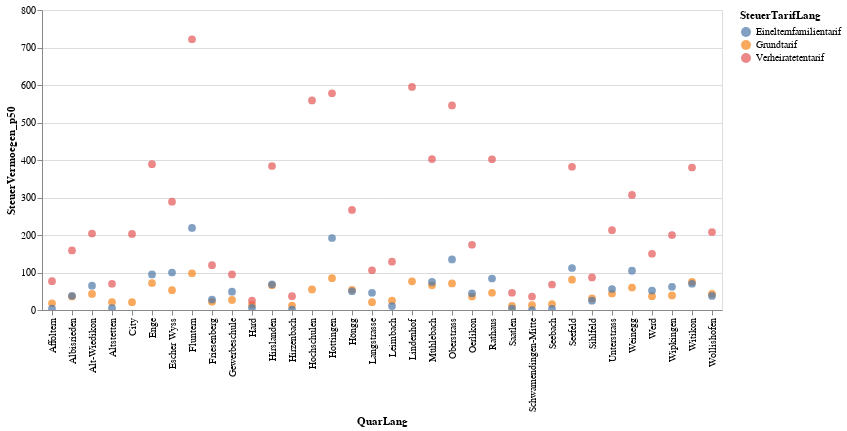

Notebook code cell kept with this figure:
### Code cell
alt.Chart(myGraph).mark_circle(size=60).encode(
    x='QuarLang',
    y='SteuerVermoegen_p50',
    color='SteuerTarifLang',
    tooltip=['SteuerJahr','QuarLang','SteuerVermoegen_p25', 'SteuerVermoegen_p50','SteuerVermoegen_p75']
).interactive() # this makes the axes interactive: now you can zoom & pan

### Figure 1 — Vega-Lite specification as saved in the notebook (floating-point values rounded to 4 significant figures)
{"config": {"view": {"continuousWidth": 400, "continuousHeight": 300}}, "data": {"name": "data-42491202dfcc8109569b6e2527bfa475"}, "mark": {"type": "circle", "size": 60}, "encoding": {"color": {"type": "nominal", "field": "SteuerTarifLang"}, "tooltip": [{"type": "temporal", "field": "SteuerJahr"}, {"type": "nominal", "field": "QuarLang"}, {"type": "quantitative", "field": "SteuerVermoegen_p25"}, {"type": "quantitative", "field": "SteuerVermoegen_p50"}, {"type": "quantitative", "field": "SteuerVermoegen_p75"}], "x": {"type": "nominal", "field": "QuarLang"}, "y": {"type": "quantitative", "field": "SteuerVermoegen_p50"}}, "selection": {"selector006": {"type": "interval", "bind": "scales", "encodings": ["x", "y"]}}, "$schema": "https://vega.github.io/schema/vega-lite/v4.8.1.json", "datasets": {"data-42491202dfcc8109569b6e2527bfa475": [{"SteuerJahr": "2018-01-01T00:00:00", "QuarSort": 11, "QuarLang": "Rathaus", "SteuerTarifSort": 0, "SteuerTarifLang": "Grundtarif", "SteuerVermoegen_p50": 46.0, "SteuerVermoegen_p25": 2.0, "SteuerVermoegen_p75": 280.0}, {"SteuerJahr": "2018-01-01T00:00:00", "QuarSort": 11, "QuarLang": "Rathaus", "SteuerTarifSort": 1, "SteuerTarifLang": "Verheiratetentarif", "SteuerVermoegen_p50": 402.0, "SteuerVermoegen_p25": 80.0, "SteuerVermoegen_p75": 1557.0}, {"SteuerJahr": "2018-01-01T00:00:00", "QuarSort": 11, "QuarLang": "Rathaus", "SteuerTarifSort": 2, "SteuerTarifLang": "Einelternfamilientarif", "SteuerVermoegen_p50": 84.0, "SteuerVermoegen_p25": 2.0, "SteuerVermoegen_p75": 554.0}, {"SteuerJahr": "2018-01-01T00:00:00", "QuarSort": 12, "QuarLang": "Hochschulen", "SteuerTarifSort": 0, "SteuerTarifLang": "Grundtarif", "SteuerVermoegen_p50": 55.0, "SteuerVermoegen_p25": 5.0, "SteuerVermoegen_p75": 311.0}, {"SteuerJahr": "2018-01-01T00:00:00", "QuarSort": 12, "QuarLang": "Hochschulen", "SteuerTarifSort": 1, "SteuerTarifLang": "Verheiratetentarif", "SteuerVermoegen_p50": 559.0, "SteuerVermoegen_p25": 174.5, "SteuerVermoegen_p75": 2045.0}, {"SteuerJahr": "2018-01-01T00:00:00", "QuarSort": 12, "QuarLang": "Hochschulen", "SteuerTarifSort": 2, "SteuerTarifLang": "Einelternfamilientarif", "SteuerVermoegen_p50": null, "SteuerVermoegen_p25": null, "SteuerVermoegen_p75": null}, {"SteuerJahr": "2018-01-01T00:00:00", "QuarSort": 13, "QuarLang": "Lindenhof", "SteuerTarifSort": 0, "SteuerTarifLang": "Grundtarif", "SteuerVermoegen_p50": 76.5, "SteuerVermoegen_p25": 5.0, "SteuerVermoegen_p75": 402.0}, {"SteuerJahr": "2018-01-01T00:00:00", "QuarSort": 13, "QuarLang": "Lindenhof", "SteuerTarifSort": 1, "SteuerTarifLang": "Verheiratetentarif", "SteuerVermoegen_p50": 595.0, "SteuerVermoegen_p25": 165.0, "SteuerVermoegen_p75": 1954.0}, {"SteuerJahr": "2018-01-01T00:00:00", "QuarSort": 13, "QuarLang": "Lindenhof", "SteuerTarifSort": 2, "SteuerTarifLang": "Einelternfamilientarif", "SteuerVermoegen_p50": null, "SteuerVermoegen_p25": null, "SteuerVermoegen_p75": null}, {"SteuerJahr": "2018-01-01T00:00:00", "QuarSort": 14, "QuarLang": "City", "SteuerTarifSort": 0, "SteuerTarifLang": "Grundtarif", "SteuerVermoegen_p50": 21.0, "SteuerVermoegen_p25": 1.0, "SteuerVermoegen_p75": 163.0}, {"SteuerJahr": "2018-01-01T00:00:00", "QuarSort": 14, "QuarLang": "City", "SteuerTarifSort": 1, "SteuerTarifLang": "Verheiratetentarif", "SteuerVermoegen_p50": 203.0, "SteuerVermoegen_p25": 42.0, "SteuerVermoegen_p75": 844.0}, {"SteuerJahr": "2018-01-01T00:00:00", "QuarSort": 14, "QuarLang": "City", "SteuerTarifSort": 2, "SteuerTarifLang": "Einelternfamilientarif", "SteuerVermoegen_p50": null, "SteuerVermoegen_p25": null, "SteuerVermoegen_p75": null}, {"SteuerJahr": "2018-01-01T00:00:00", "QuarSort": 21, "QuarLang": "Wollishofen", "SteuerTarifSort": 0, "SteuerTarifLang": "Grundtarif", "SteuerVermoegen_p50": 43.0, "SteuerVermoegen_p25": 4.0, "SteuerVermoegen_p75": 197.0}, {"SteuerJahr": "2018-01-01T00:00:00", "QuarSort": 21, "QuarLang": "Wollishofen", "SteuerTarifSort": 1, "SteuerTarifLang": "Verheiratetentarif", "SteuerVermoegen_p50": 208.0, "SteuerVermoegen_p25": 40.0, "SteuerVermoegen_p75": 629.0}, {"SteuerJahr": "2018-01-01T00:00:00", "QuarSort": 21, "QuarLang": "Wollishofen", "SteuerTarifSort": 2, "SteuerTarifLang": "Einelternfamilientarif", "SteuerVermoegen_p50": 37.5, "SteuerVermoegen_p25": 2.0, "SteuerVermoegen_p75": 185.0}, {"SteuerJahr": "2018-01-01T00:00:00", "QuarSort": 23, "QuarLang": "Leimbach", "SteuerTarifSort": 0, "SteuerTarifLang": "Grundtarif", "SteuerVermoegen_p50": 25.0, "SteuerVermoegen_p25": 0.0, "SteuerVermoegen_p75": 152.0}, {"SteuerJahr": "2018-01-01T00:00:00", "QuarSort": 23, "QuarLang": "Leimbach", "SteuerTarifSort": 1, "SteuerTarifLang": "Verheiratetentarif", "SteuerVermoegen_p50": 129.0, "SteuerVermoegen_p25": 13.0, "SteuerVermoegen_p75": 435.0}, {"SteuerJahr": "2018-01-01T00:00:00", "QuarSort": 23, "QuarLang": "Leimbach", "SteuerTarifSort": 2, "SteuerTarifLang": "Einelternfamilientarif", "SteuerVermoegen_p50": 10.5, "SteuerVermoegen_p25": 0.0, "SteuerVermoegen_p75": 96.5}, {"SteuerJahr": "2018-01-01T00:00:00", "QuarSort": 24, "QuarLang": "Enge", "SteuerTarifSort": 0, "SteuerTarifLang": "Grundtarif", "SteuerVermoegen_p50": 72.0, "SteuerVermoegen_p25": 8.0, "SteuerVermoegen_p75": 330.0}, {"SteuerJahr": "2018-01-01T00:00:00", "QuarSort": 24, "QuarLang": "Enge", "SteuerTarifSort": 1, "SteuerTarifLang": "Verheiratetentarif", "SteuerVermoegen_p50": 389.0, "SteuerVermoegen_p25": 98.0, "SteuerVermoegen_p75": 1177.0}, {"SteuerJahr": "2018-01-01T00:00:00", "QuarSort": 24, "QuarLang": "Enge", "SteuerTarifSort": 2, "SteuerTarifLang": "Einelternfamilientarif", "SteuerVermoegen_p50": 95.0, "SteuerVermoegen_p25": 13.0, "SteuerVermoegen_p75": 289.0}, {"SteuerJahr": "2018-01-01T00:00:00", "QuarSort": 31, "QuarLang": "Alt-Wiedikon", "SteuerTarifSort": 0, "SteuerTarifLang": "Grundtarif", "SteuerVermoegen_p50": 43.0, "SteuerVermoegen_p25": 3.0, "SteuerVermoegen_p75": 181.0}, {"SteuerJahr": "2018-01-01T00:00:00", "QuarSort": 31, "QuarLang": "Alt-Wiedikon", "SteuerTarifSort": 1, "SteuerTarifLang": "Verheiratetentarif", "SteuerVermoegen_p50": 204.0, "SteuerVermoegen_p25": 28.0, "SteuerVermoegen_p75": 631.5}, {"SteuerJahr": "2018-01-01T00:00:00", "QuarSort": 31, "QuarLang": "Alt-Wiedikon", "SteuerTarifSort": 2, "SteuerTarifLang": "Einelternfamilientarif", "SteuerVermoegen_p50": 65.0, "SteuerVermoegen_p25": 8.0, "SteuerVermoegen_p75": 282.0}, {"SteuerJahr": "2018-01-01T00:00:00", "QuarSort": 33, "QuarLang": "Friesenberg", "SteuerTarifSort": 0, "SteuerTarifLang": "Grundtarif", "SteuerVermoegen_p50": 22.0, "SteuerVermoegen_p25": 0.0, "SteuerVermoegen_p75": 114.0}, {"SteuerJahr": "2018-01-01T00:00:00", "QuarSort": 33, "QuarLang": "Friesenberg", "SteuerTarifSort": 1, "SteuerTarifLang": "Verheiratetentarif", "SteuerVermoegen_p50": 119.5, "SteuerVermoegen_p25": 15.0, "SteuerVermoegen_p75": 342.0}, {"SteuerJahr": "2018-01-01T00:00:00", "QuarSort": 33, "QuarLang": "Friesenberg", "SteuerTarifSort": 2, "SteuerTarifLang": "Einelternfamilientarif", "SteuerVermoegen_p50": 28.0, "SteuerVermoegen_p25": 0.0, "SteuerVermoegen_p75": 113.0}, {"SteuerJahr": "2018-01-01T00:00:00", "QuarSort": 34, "QuarLang": "Sihlfeld", "SteuerTarifSort": 0, "SteuerTarifLang": "Grundtarif", "SteuerVermoegen_p50": 31.0, "SteuerVermoegen_p25": 1.0, "SteuerVermoegen_p75": 131.0}, {"SteuerJahr": "2018-01-01T00:00:00", "QuarSort": 34, "QuarLang": "Sihlfeld", "SteuerTarifSort": 1, "SteuerTarifLang": "Verheiratetentarif", "SteuerVermoegen_p50": 87.0, "SteuerVermoegen_p25": 3.0, "SteuerVermoegen_p75": 315.0}, {"SteuerJahr": "2018-01-01T00:00:00", "QuarSort": 34, "QuarLang": "Sihlfeld", "SteuerTarifSort": 2, "SteuerTarifLang": "Einelternfamilientarif", "SteuerVermoegen_p50": 25.0, "SteuerVermoegen_p25": 0.0, "SteuerVermoegen_p75": 128.0}, {"SteuerJahr": "2018-01-01T00:00:00", "QuarSort": 41, "QuarLang": "Werd", "SteuerTarifSort": 0, "SteuerTarifLang": "Grundtarif", "SteuerVermoegen_p50": 37.0, "SteuerVermoegen_p25": 2.0, "SteuerVermoegen_p75": 146.0}, {"SteuerJahr": "2018-01-01T00:00:00", "QuarSort": 41, "QuarLang": "Werd", "SteuerTarifSort": 1, "SteuerTarifLang": "Verheiratetentarif", "SteuerVermoegen_p50": 150.0, "SteuerVermoegen_p25": 6.0, "SteuerVermoegen_p75": 472.0}, {"SteuerJahr": "2018-01-01T00:00:00", "QuarSort": 41, "QuarLang": "Werd", "SteuerTarifSort": 2, "SteuerTarifLang": "Einelternfamilientarif", "SteuerVermoegen_p50": 52.0, "SteuerVermoegen_p25": 6.0, "SteuerVermoegen_p75": 169.0}, {"SteuerJahr": "2018-01-01T00:00:00", "QuarSort": 42, "QuarLang": "Langstrasse", "SteuerTarifSort": 0, "SteuerTarifLang": "Grundtarif", "SteuerVermoegen_p50": 21.0, "SteuerVermoegen_p25": 0.0, "SteuerVermoegen_p75": 101.0}, {"SteuerJahr": "2018-01-01T00:00:00", "QuarSort": 42, "QuarLang": "Langstrasse", "SteuerTarifSort": 1, "SteuerTarifLang": "Verheiratetentarif", "SteuerVermoegen_p50": 106.0, "SteuerVermoegen_p25": 4.0, "SteuerVermoegen_p75": 444.0}, {"SteuerJahr": "2018-01-01T00:00:00", "QuarSort": 42, "QuarLang": "Langstrasse", "SteuerTarifSort": 2, "SteuerTarifLang": "Einelternfamilientarif", "SteuerVermoegen_p50": 46.0, "SteuerVermoegen_p25": 0.0, "SteuerVermoegen_p75": 178.0}, {"SteuerJahr": "2018-01-01T00:00:00", "QuarSort": 44, "QuarLang": "Hard", "SteuerTarifSort": 0, "SteuerTarifLang": "Grundtarif", "SteuerVermoegen_p50": 14.0, "SteuerVermoegen_p25": 0.0, "SteuerVermoegen_p75": 77.0}, {"SteuerJahr": "2018-01-01T00:00:00", "QuarSort": 44, "QuarLang": "Hard", "SteuerTarifSort": 1, "SteuerTarifLang": "Verheiratetentarif", "SteuerVermoegen_p50": 25.0, "SteuerVermoegen_p25": 0.0, "SteuerVermoegen_p75": 138.0}, {"SteuerJahr": "2018-01-01T00:00:00", "QuarSort": 44, "QuarLang": "Hard", "SteuerTarifSort": 2, "SteuerTarifLang": "Einelternfamilientarif", "SteuerVermoegen_p50": 6.0, "SteuerVermoegen_p25": 0.0, "SteuerVermoegen_p75": 64.0}, {"SteuerJahr": "2018-01-01T00:00:00", "QuarSort": 51, "QuarLang": "Gewerbeschule", "SteuerTarifSort": 0, "SteuerTarifLang": "Grundtarif", "SteuerVermoegen_p50": 27.0, "SteuerVermoegen_p25": 1.0, "SteuerVermoegen_p75": 127.0}, {"SteuerJahr": "2018-01-01T00:00:00", "QuarSort": 51, "QuarLang": "Gewerbeschule", "SteuerTarifSort": 1, "SteuerTarifLang": "Verheiratetentarif", "SteuerVermoegen_p50": 95.0, "SteuerVermoegen_p25": 1.0, "SteuerVermoegen_p75": 357.5}, {"SteuerJahr": "2018-01-01T00:00:00", "QuarSort": 51, "QuarLang": "Gewerbeschule", "SteuerTarifSort": 2, "SteuerTarifLang": "Einelternfamilientarif", "SteuerVermoegen_p50": 49.0, "SteuerVermoegen_p25": 1.0, "SteuerVermoegen_p75": 166.0}, {"SteuerJahr": "2018-01-01T00:00:00", "QuarSort": 52, "QuarLang": "Escher Wyss", "SteuerTarifSort": 0, "SteuerTarifLang": "Grundtarif", "SteuerVermoegen_p50": 53.0, "SteuerVermoegen_p25": 6.5, "SteuerVermoegen_p75": 199.0}, {"SteuerJahr": "2018-01-01T00:00:00", "QuarSort": 52, "QuarLang": "Escher Wyss", "SteuerTarifSort": 1, "SteuerTarifLang": "Verheiratetentarif", "SteuerVermoegen_p50": 289.0, "SteuerVermoegen_p25": 84.0, "SteuerVermoegen_p75": 769.0}, {"SteuerJahr": "2018-01-01T00:00:00", "QuarSort": 52, "QuarLang": "Escher Wyss", "SteuerTarifSort": 2, "SteuerTarifLang": "Einelternfamilientarif", "SteuerVermoegen_p50": 100.0, "SteuerVermoegen_p25": 6.0, "SteuerVermoegen_p75": 323.0}, {"SteuerJahr": "2018-01-01T00:00:00", "QuarSort": 61, "QuarLang": "Unterstrass", "SteuerTarifSort": 0, "SteuerTarifLang": "Grundtarif", "SteuerVermoegen_p50": 44.0, "SteuerVermoegen_p25": 4.0, "SteuerVermoegen_p75": 182.0}, {"SteuerJahr": "2018-01-01T00:00:00", "QuarSort": 61, "QuarLang": "Unterstrass", "SteuerTarifSort": 1, "SteuerTarifLang": "Verheiratetentarif", "SteuerVermoegen_p50": 213.0, "SteuerVermoegen_p25": 46.0, "SteuerVermoegen_p75": 621.0}, {"SteuerJahr": "2018-01-01T00:00:00", "QuarSort": 61, "QuarLang": "Unterstrass", "SteuerTarifSort": 2, "SteuerTarifLang": "Einelternfamilientarif", "SteuerVermoegen_p50": 56.0, "SteuerVermoegen_p25": 4.0, "SteuerVermoegen_p75": 185.0}, {"SteuerJahr": "2018-01-01T00:00:00", "QuarSort": 63, "QuarLang": "Oberstrass", "SteuerTarifSort": 0, "SteuerTarifLang": "Grundtarif", "SteuerVermoegen_p50": 71.0, "SteuerVermoegen_p25": 10.0, "SteuerVermoegen_p75": 329.0}, {"SteuerJahr": "2018-01-01T00:00:00", "QuarSort": 63, "QuarLang": "Oberstrass", "SteuerTarifSort": 1, "SteuerTarifLang": "Verheiratetentarif", "SteuerVermoegen_p50": 545.5, "SteuerVermoegen_p25": 151.0, "SteuerVermoegen_p75": 1652.0}, {"SteuerJahr": "2018-01-01T00:00:00", "QuarSort": 63, "QuarLang": "Oberstrass", "SteuerTarifSort": 2, "SteuerTarifLang": "Einelternfamilientarif", "SteuerVermoegen_p50": 135.0, "SteuerVermoegen_p25": 27.0, "SteuerVermoegen_p75": 441.5}, {"SteuerJahr": "2018-01-01T00:00:00", "QuarSort": 71, "QuarLang": "Fluntern", "SteuerTarifSort": 0, "SteuerTarifLang": "Grundtarif", "SteuerVermoegen_p50": 98.0, "SteuerVermoegen_p25": 10.0, "SteuerVermoegen_p75": 522.0}, {"SteuerJahr": "2018-01-01T00:00:00", "QuarSort": 71, "QuarLang": "Fluntern", "SteuerTarifSort": 1, "SteuerTarifLang": "Verheiratetentarif", "SteuerVermoegen_p50": 722.0, "SteuerVermoegen_p25": 198.0, "SteuerVermoegen_p75": 2449.0}, {"SteuerJahr": "2018-01-01T00:00:00", "QuarSort": 71, "QuarLang": "Fluntern", "SteuerTarifSort": 2, "SteuerTarifLang": "Einelternfamilientarif", "SteuerVermoegen_p50": 219.0, "SteuerVermoegen_p25": 31.0, "SteuerVermoegen_p75": 719.0}, {"SteuerJahr": "2018-01-01T00:00:00", "QuarSort": 72, "QuarLang": "Hottingen", "SteuerTarifSort": 0, "SteuerTarifLang": "Grundtarif", "SteuerVermoegen_p50": 85.0, "SteuerVermoegen_p25": 10.0, "SteuerVermoegen_p75": 423.0}, {"SteuerJahr": "2018-01-01T00:00:00", "QuarSort": 72, "QuarLang": "Hottingen", "SteuerTarifSort": 1, "SteuerTarifLang": "Verheiratetentarif", "SteuerVermoegen_p50": 578.0, "SteuerVermoegen_p25": 161.0, "SteuerVermoegen_p75": 1808.0}, {"SteuerJahr": "2018-01-01T00:00:00", "QuarSort": 72, "QuarLang": "Hottingen", "SteuerTarifSort": 2, "SteuerTarifLang": "Einelternfamilientarif", "SteuerVermoegen_p50": 192.0, "SteuerVermoegen_p25": 41.0, "SteuerVermoegen_p75": 576.0}, {"SteuerJahr": "2018-01-01T00:00:00", "QuarSort": 73, "QuarLang": "Hirslanden", "SteuerTarifSort": 0, "SteuerTarifLang": "Grundtarif", "SteuerVermoegen_p50": 66.0, "SteuerVermoegen_p25": 10.0, "SteuerVermoegen_p75": 308.0}, {"SteuerJahr": "2018-01-01T00:00:00", "QuarSort": 73, "QuarLang": "Hirslanden", "SteuerTarifSort": 1, "SteuerTarifLang": "Verheiratetentarif", "SteuerVermoegen_p50": 384.0, "SteuerVermoegen_p25": 105.0, "SteuerVermoegen_p75": 1273.0}, {"SteuerJahr": "2018-01-01T00:00:00", "QuarSort": 73, "QuarLang": "Hirslanden", "SteuerTarifSort": 2, "SteuerTarifLang": "Einelternfamilientarif", "SteuerVermoegen_p50": 68.5, "SteuerVermoegen_p25": 8.0, "SteuerVermoegen_p75": 277.5}, {"SteuerJahr": "2018-01-01T00:00:00", "QuarSort": 74, "QuarLang": "Witikon", "SteuerTarifSort": 0, "SteuerTarifLang": "Grundtarif", "SteuerVermoegen_p50": 75.0, "SteuerVermoegen_p25": 8.0, "SteuerVermoegen_p75": 411.0}, {"SteuerJahr": "2018-01-01T00:00:00", "QuarSort": 74, "QuarLang": "Witikon", "SteuerTarifSort": 1, "SteuerTarifLang": "Verheiratetentarif", "SteuerVermoegen_p50": 380.0, "SteuerVermoegen_p25": 84.0, "SteuerVermoegen_p75": 1233.0}, {"SteuerJahr": "2018-01-01T00:00:00", "QuarSort": 74, "QuarLang": "Witikon", "SteuerTarifSort": 2, "SteuerTarifLang": "Einelternfamilientarif", "SteuerVermoegen_p50": 70.0, "SteuerVermoegen_p25": 7.0, "SteuerVermoegen_p75": 267.0}, {"SteuerJahr": "2018-01-01T00:00:00", "QuarSort": 81, "QuarLang": "Seefeld", "SteuerTarifSort": 0, "SteuerTarifLang": "Grundtarif", "SteuerVermoegen_p50": 81.0, "SteuerVermoegen_p25": 10.0, "SteuerVermoegen_p75": 333.0}, {"SteuerJahr": "2018-01-01T00:00:00", "QuarSort": 81, "QuarLang": "Seefeld", "SteuerTarifSort": 1, "SteuerTarifLang": "Verheiratetentarif", "SteuerVermoegen_p50": 382.0, "SteuerVermoegen_p25": 102.0, "SteuerVermoegen_p75": 1123.0}, {"SteuerJahr": "2018-01-01T00:00:00", "QuarSort": 81, "QuarLang": "Seefeld", "SteuerTarifSort": 2, "SteuerTarifLang": "Einelternfamilientarif", "SteuerVermoegen_p50": 112.0, "SteuerVermoegen_p25": 12.0, "SteuerVermoegen_p75": 378.0}, {"SteuerJahr": "2018-01-01T00:00:00", "QuarSort": 82, "QuarLang": "Mühlebach", "SteuerTarifSort": 0, "SteuerTarifLang": "Grundtarif", "SteuerVermoegen_p50": 66.0, "SteuerVermoegen_p25": 7.0, "SteuerVermoegen_p75": 300.0}, {"SteuerJahr": "2018-01-01T00:00:00", "QuarSort": 82, "QuarLang": "Mühlebach", "SteuerTarifSort": 1, "SteuerTarifLang": "Verheiratetentarif", "SteuerVermoegen_p50": 402.5, "SteuerVermoegen_p25": 100.0, "SteuerVermoegen_p75": 1168.0}, {"SteuerJahr": "2018-01-01T00:00:00", "QuarSort": 82, "QuarLang": "Mühlebach", "SteuerTarifSort": 2, "SteuerTarifLang": "Einelternfamilientarif", "SteuerVermoegen_p50": 75.0, "SteuerVermoegen_p25": 5.0, "SteuerVermoegen_p75": 330.0}, {"SteuerJahr": "2018-01-01T00:00:00", "QuarSort": 83, "QuarLang": "Weinegg", "SteuerTarifSort": 0, "SteuerTarifLang": "Grundtarif", "SteuerVermoegen_p50": 60.0, "SteuerVermoegen_p25": 6.0, "SteuerVermoegen_p75": 296.0}, {"SteuerJahr": "2018-01-01T00:00:00", "QuarSort": 83, "QuarLang": "Weinegg", "SteuerTarifSort": 1, "SteuerTarifLang": "Verheiratetentarif", "SteuerVermoegen_p50": 307.0, "SteuerVermoegen_p25": 63.0, "SteuerVermoegen_p75": 1218.0}, {"SteuerJahr": "2018-01-01T00:00:00", "QuarSort": 83, "QuarLang": "Weinegg", "SteuerTarifSort": 2, "SteuerTarifLang": "Einelternfamilientarif", "SteuerVermoegen_p50": 105.0, "SteuerVermoegen_p25": 17.0, "SteuerVermoegen_p75": 442.0}, {"SteuerJahr": "2018-01-01T00:00:00", "QuarSort": 91, "QuarLang": "Albisrieden", "SteuerTarifSort": 0, "SteuerTarifLang": "Grundtarif", "SteuerVermoegen_p50": 36.0, "SteuerVermoegen_p25": 2.0, "SteuerVermoegen_p75": 163.0}, {"SteuerJahr": "2018-01-01T00:00:00", "QuarSort": 91, "QuarLang": "Albisrieden", "SteuerTarifSort": 1, "SteuerTarifLang": "Verheiratetentarif", "SteuerVermoegen_p50": 159.0, "SteuerVermoegen_p25": 27.0, "SteuerVermoegen_p75": 455.0}, {"SteuerJahr": "2018-01-01T00:00:00", "QuarSort": 91, "QuarLang": "Albisrieden", "SteuerTarifSort": 2, "SteuerTarifLang": "Einelternfamilientarif", "SteuerVermoegen_p50": 38.0, "SteuerVermoegen_p25": 1.0, "SteuerVermoegen_p75": 169.0}, {"SteuerJahr": "2018-01-01T00:00:00", "QuarSort": 92, "QuarLang": "Altstetten", "SteuerTarifSort": 0, "SteuerTarifLang": "Grundtarif", "SteuerVermoegen_p50": 21.0, "SteuerVermoegen_p25": 0.0, "SteuerVermoegen_p75": 112.0}, {"SteuerJahr": "2018-01-01T00:00:00", "QuarSort": 92, "QuarLang": "Altstetten", "SteuerTarifSort": 1, "SteuerTarifLang": "Verheiratetentarif", "SteuerVermoegen_p50": 70.0, "SteuerVermoegen_p25": 1.0, "SteuerVermoegen_p75": 291.0}, {"SteuerJahr": "2018-01-01T00:00:00", "QuarSort": 92, "QuarLang": "Altstetten", "SteuerTarifSort": 2, "SteuerTarifLang": "Einelternfamilientarif", "SteuerVermoegen_p50": 5.0, "SteuerVermoegen_p25": 0.0, "SteuerVermoegen_p75": 66.0}, {"SteuerJahr": "2018-01-01T00:00:00", "QuarSort": 101, "QuarLang": "Höngg", "SteuerTarifSort": 0, "SteuerTarifLang": "Grundtarif", "SteuerVermoegen_p50": 54.0, "SteuerVermoegen_p25": 6.0, "SteuerVermoegen_p75": 271.0}, {"SteuerJahr": "2018-01-01T00:00:00", "QuarSort": 101, "QuarLang": "Höngg", "SteuerTarifSort": 1, "SteuerTarifLang": "Verheiratetentarif", "SteuerVermoegen_p50": 267.0, "SteuerVermoegen_p25": 62.0, "SteuerVermoegen_p75": 759.0}, {"SteuerJahr": "2018-01-01T00:00:00", "QuarSort": 101, "QuarLang": "Höngg", "SteuerTarifSort": 2, "SteuerTarifLang": "Einelternfamilientarif", "SteuerVermoegen_p50": 50.0, "SteuerVermoegen_p25": 2.0, "SteuerVermoegen_p75": 222.5}, {"SteuerJahr": "2018-01-01T00:00:00", "QuarSort": 102, "QuarLang": "Wipkingen", "SteuerTarifSort": 0, "SteuerTarifLang": "Grundtarif", "SteuerVermoegen_p50": 39.0, "SteuerVermoegen_p25": 4.0, "SteuerVermoegen_p75": 164.0}, {"SteuerJahr": "2018-01-01T00:00:00", "QuarSort": 102, "QuarLang": "Wipkingen", "SteuerTarifSort": 1, "SteuerTarifLang": "Verheiratetentarif", "SteuerVermoegen_p50": 200.0, "SteuerVermoegen_p25": 41.0, "SteuerVermoegen_p75": 598.0}, {"SteuerJahr": "2018-01-01T00:00:00", "QuarSort": 102, "QuarLang": "Wipkingen", "SteuerTarifSort": 2, "SteuerTarifLang": "Einelternfamilientarif", "SteuerVermoegen_p50": 62.0, "SteuerVermoegen_p25": 8.0, "SteuerVermoegen_p75": 217.5}, {"SteuerJahr": "2018-01-01T00:00:00", "QuarSort": 111, "QuarLang": "Affoltern", "SteuerTarifSort": 0, "SteuerTarifLang": "Grundtarif", "SteuerVermoegen_p50": 18.0, "SteuerVermoegen_p25": 0.0, "SteuerVermoegen_p75": 107.0}, {"SteuerJahr": "2018-01-01T00:00:00", "QuarSort": 111, "QuarLang": "Affoltern", "SteuerTarifSort": 1, "SteuerTarifLang": "Verheiratetentarif", "SteuerVermoegen_p50": 77.0, "SteuerVermoegen_p25": 2.0, "SteuerVermoegen_p75": 299.0}, {"SteuerJahr": "2018-01-01T00:00:00", "QuarSort": 111, "QuarLang": "Affoltern", "SteuerTarifSort": 2, "SteuerTarifLang": "Einelternfamilientarif", "SteuerVermoegen_p50": 4.0, "SteuerVermoegen_p25": 0.0, "SteuerVermoegen_p75": 54.0}, {"SteuerJahr": "2018-01-01T00:00:00", "QuarSort": 115, "QuarLang": "Oerlikon", "SteuerTarifSort": 0, "SteuerTarifLang": "Grundtarif", "SteuerVermoegen_p50": 36.0, "SteuerVermoegen_p25": 2.0, "SteuerVermoegen_p75": 164.0}, {"SteuerJahr": "2018-01-01T00:00:00", "QuarSort": 115, "QuarLang": "Oerlikon", "SteuerTarifSort": 1, "SteuerTarifLang": "Verheiratetentarif", "SteuerVermoegen_p50": 174.0, "SteuerVermoegen_p25": 23.0, "SteuerVermoegen_p75": 557.0}, {"SteuerJahr": "2018-01-01T00:00:00", "QuarSort": 115, "QuarLang": "Oerlikon", "SteuerTarifSort": 2, "SteuerTarifLang": "Einelternfamilientarif", "SteuerVermoegen_p50": 44.5, "SteuerVermoegen_p25": 0.0, "SteuerVermoegen_p75": 189.0}, {"SteuerJahr": "2018-01-01T00:00:00", "QuarSort": 119, "QuarLang": "Seebach", "SteuerTarifSort": 0, "SteuerTarifLang": "Grundtarif", "SteuerVermoegen_p50": 16.0, "SteuerVermoegen_p25": 0.0, "SteuerVermoegen_p75": 102.0}, {"SteuerJahr": "2018-01-01T00:00:00", "QuarSort": 119, "QuarLang": "Seebach", "SteuerTarifSort": 1, "SteuerTarifLang": "Verheiratetentarif", "SteuerVermoegen_p50": 68.0, "SteuerVermoegen_p25": 2.0, "SteuerVermoegen_p75": 281.0}, {"SteuerJahr": "2018-01-01T00:00:00", "QuarSort": 119, "QuarLang": "Seebach", "SteuerTarifSort": 2, "SteuerTarifLang": "Einelternfamilientarif", "SteuerVermoegen_p50": 3.0, "SteuerVermoegen_p25": 0.0, "SteuerVermoegen_p75": 41.0}, {"SteuerJahr": "2018-01-01T00:00:00", "QuarSort": 121, "QuarLang": "Saatlen", "SteuerTarifSort": 0, "SteuerTarifLang": "Grundtarif", "SteuerVermoegen_p50": 11.0, "SteuerVermoegen_p25": 0.0, "SteuerVermoegen_p75": 73.0}, {"SteuerJahr": "2018-01-01T00:00:00", "QuarSort": 121, "QuarLang": "Saatlen", "SteuerTarifSort": 1, "SteuerTarifLang": "Verheiratetentarif", "SteuerVermoegen_p50": 46.0, "SteuerVermoegen_p25": 0.0, "SteuerVermoegen_p75": 229.0}, {"SteuerJahr": "2018-01-01T00:00:00", "QuarSort": 121, "QuarLang": "Saatlen", "SteuerTarifSort": 2, "SteuerTarifLang": "Einelternfamilientarif", "SteuerVermoegen_p50": 4.0, "SteuerVermoegen_p25": 0.0, "SteuerVermoegen_p75": 36.0}, {"SteuerJahr": "2018-01-01T00:00:00", "QuarSort": 122, "QuarLang": "Schwamendingen-Mitte", "SteuerTarifSort": 0, "SteuerTarifLang": "Grundtarif", "SteuerVermoegen_p50": 13.0, "SteuerVermoegen_p25": 0.0, "SteuerVermoegen_p75": 88.0}, {"SteuerJahr": "2018-01-01T00:00:00", "QuarSort": 122, "QuarLang": "Schwamendingen-Mitte", "SteuerTarifSort": 1, "SteuerTarifLang": "Verheiratetentarif", "SteuerVermoegen_p50": 36.0, "SteuerVermoegen_p25": 0.0, "SteuerVermoegen_p75": 227.0}, {"SteuerJahr": "2018-01-01T00:00:00", "QuarSort": 122, "QuarLang": "Schwamendingen-Mitte", "SteuerTarifSort": 2, "SteuerTarifLang": "Einelternfamilientarif", "SteuerVermoegen_p50": 0.0, "SteuerVermoegen_p25": 0.0, "SteuerVermoegen_p75": 21.0}, {"SteuerJahr": "2018-01-01T00:00:00", "QuarSort": 123, "QuarLang": "Hirzenbach", "SteuerTarifSort": 0, "SteuerTarifLang": "Grundtarif", "SteuerVermoegen_p50": 12.0, "SteuerVermoegen_p25": 0.0, "SteuerVermoegen_p75": 69.0}, {"SteuerJahr": "2018-01-01T00:00:00", "QuarSort": 123, "QuarLang": "Hirzenbach", "SteuerTarifSort": 1, "SteuerTarifLang": "Verheiratetentarif", "SteuerVermoegen_p50": 37.0, "SteuerVermoegen_p25": 0.0, "SteuerVermoegen_p75": 178.0}, {"SteuerJahr": "2018-01-01T00:00:00", "QuarSort": 123, "QuarLang": "Hirzenbach", "SteuerTarifSort": 2, "SteuerTarifLang": "Einelternfamilientarif", "SteuerVermoegen_p50": 1.0, "SteuerVermoegen_p25": 0.0, "SteuerVermoegen_p75": 25.0}]}}
